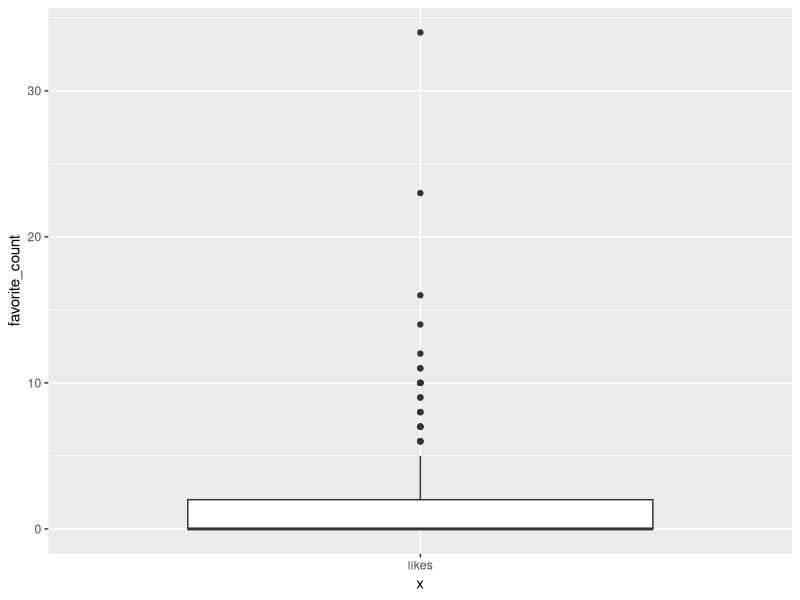
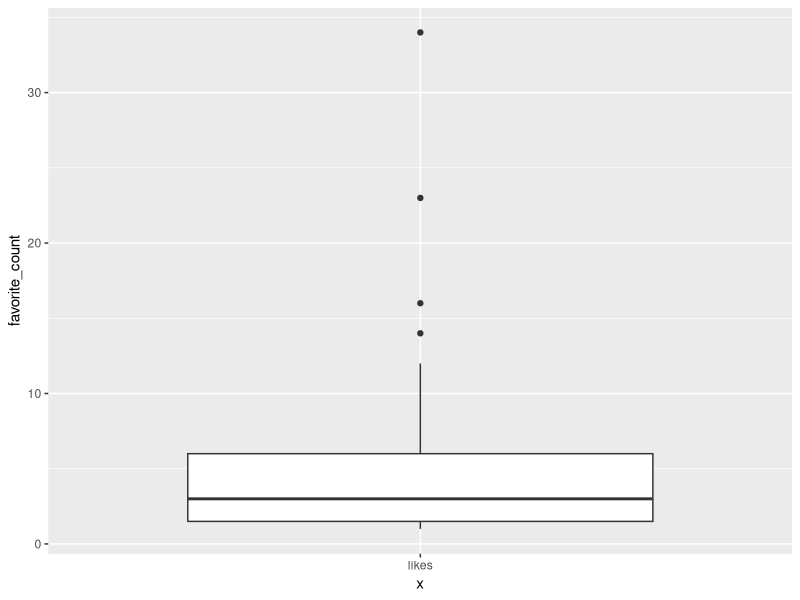

The R script that drew these images, in order:
## ---- chunk 1
library(tidyverse)
## ---- chunk 2
codeclan_tweets <- read_csv("data/code_clan_tweets.csv")
#codecakn_tweets have 234 rows and 27 columns
dim(codeclan_tweets)
#variables names are meaningful and in writer in the right way
names(codeclan_tweets)
codeclan_info <- read_csv("data/code_clan_info.csv")
## ---- chunk 3
#446 likes in 95 tweets
codeclan_tweets %>%
  summarise(sum(favorite_count))
codeclan_tweets %>%
  filter(favorite_count != 0) %>%
  group_by(favorite_count) %>%
  summarise(n= n()) %>%
  mutate(total_tweets_like = sum(n))
codeclan_tweets %>%
  ggplot(aes("likes", favorite_count)) +
  geom_boxplot() 
#It looks that at least are 2 outliers
codeclan_tweets %>%
  filter(favorite_count != 0) %>%
  ggplot(aes("likes", favorite_count)) +
  geom_boxplot()
# If you take out all the tweets without any like you could find that actually the outliers could be less
## ---- chunk 4
codeclan_tweets %>%
  filter(is_quote != TRUE & favorite_count != 0) %>%
  summarise(total_likes_without_quote = sum(favorite_count))
 #425 likes 
codeclan_tweets %>%
  filter(is_quote != TRUE & favorite_count != 0) %>%
  group_by(favorite_count) %>%
  summarise(total_likes_without_quote = n()) %>%
  mutate(total_tweets_without_quote = sum(total_likes_without_quote))
#89 tweets
## ---- chunk 5
codeclan_tweets %>%
  filter(is_quote != TRUE) %>%
  group_by(source) %>%
  summarise(median_retweet_without_quote = median(retweet_count))
## ---- chunk 6
codeclan_tweets %>%
  mutate(media_type = replace(media_type, is.na(media_type), "text")) %>%
  group_by(media_type) %>%
  summarise(total_likes_per_media = sum(favorite_count)) %>%
  arrange(desc(total_likes_per_media))
#371 likes per photo and 75 per text
## ---- chunk 7
#188 character 
codeclan_tweets %>%
  mutate(lenght_text = str_count(text)) %>%
  summarise(mean_text = mean(lenght_text))
## ---- chunk 8
codeclan_info %>%
  select(tweet_id, status_url) %>%
  inner_join(codeclan_tweets, by = "tweet_id")
## ---- chunk 9
codeclan_hashtags <- codeclan_tweets %>%
  select(tweet_id, hashtags) %>%
  filter(!is.na(hashtags)) %>%
  mutate(hashtags = str_to_lower(hashtags))
## ---- chunk 10
#49
pattern = "c\\("
codeclan_hashtags$hashtags %>%
  str_sub(1,2) %>%
  str_detect(pattern) %>%
  sum()
## ---- chunk 11
#33
pattern = "Edinburgh"
codeclan_tweets$text %>%
  str_detect(pattern) %>%
  sum()
## ---- chunk 12
pattern = "@[a-zA-Z0-9_]+"
codeclan_tweets$text %>%
  str_extract_all(pattern) %>%
  flatten_chr()
  
